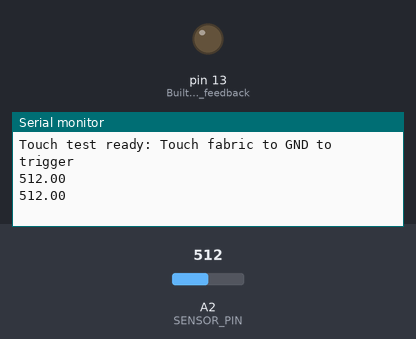
Simulated run of this sketch. Board: Arduino Uno, built with avr-gcc and run on an emulated ATmega328P. Shown: output pins drawn as LEDs (lit = HIGH), the last lines printed to the serial monitor. The test bench sets the inputs (shaded band); at power-on: A2 (SENSOR_PIN) = 512.

Above: at 1.8 s.
1.9 s: A2 (SENSOR_PIN) set to 267
At 2.8 s:
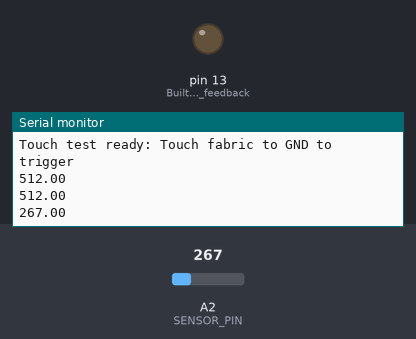
3.4 s: A2 (SENSOR_PIN) set to 243
At 4.8 s:
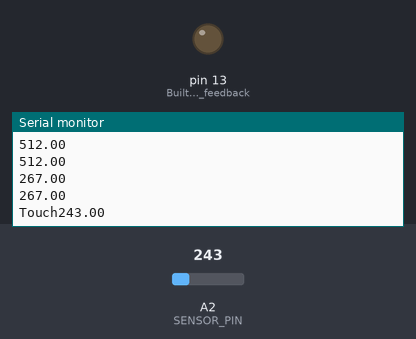

Measured:
- the behaviour switches between 255 and 254 on A2 (SENSOR_PIN) (found by bisection; images 1 and 2)
- after the input at 1.9 s, the serial monitor: prints a new line after 0.10 s (image 1)
- after the input at 3.4 s, the serial monitor: prints a new line after 0.60 s (image 2)

The sketch:

touch_test.ino
```cpp
const int SENSOR_PIN = 2; // Fabric connected here
int lastState = HIGH;     // Start HIGH because of INPUT_PULLUP

void setup() {
  pinMode(SENSOR_PIN, INPUT_PULLUP);  // Internal pull-up resistor
  pinMode(LED_BUILTIN, OUTPUT);       // Built-in LED for feedback
  Serial.begin(115200);
  Serial.println("Touch test ready: Touch fabric to GND to trigger");
}

void loop() {
  double currentState = analogRead(SENSOR_PIN);
  if (currentState>229 && currentState < 255){
    Serial.print("Touch");
  }
  Serial.println(currentState);
  delay(1000);
  }
```
